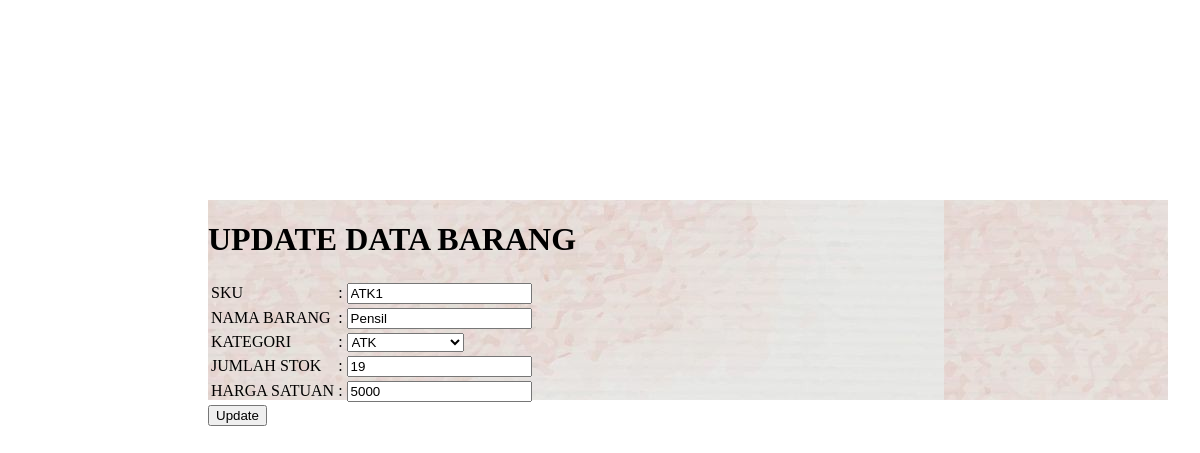
The app's page /update.php?sku=ATK1 with its own data.
### tables this page shows
CREATE TABLE `barang` (
  `sku` varchar(20) NOT NULL,
  `nama_barang` varchar(50) NOT NULL,
  `kategori` varchar(50) NOT NULL,
  `jumlah_stok` int(11) NOT NULL,
  `harga_satuan` varchar(30) NOT NULL
);

### conn.php (called while the page is built, shortened)
<?php
function connection() {
   $dbServer = 'localhost';
   $dbUser = 'root';
   $dbPass = '';
   $dbName = "UTS";
   $conn = mysqli_connect($dbServer, $dbUser, $dbPass);
   mysqli_select_db($conn,$dbName);
   return $conn;
}

### update.php (the view, shortened to what this page needs)
<?php
include('conn.php');
if ($_SERVER['REQUEST_METHOD'] === 'GET') {
	$sku = $_GET['sku'];
	$query_get = "SELECT * FROM barang WHERE sku = '$sku'";
	$result_get = mysqli_query(connection(), $query_get);
}
?>
<!DOCTYPE html>
<html>
<head>
	<link rel="stylesheet" type="text/css" href="960.css">
</head>
<body>
	<div class="container_12" style="background-image: url(foto.JPG); margin: 200px; height: 200px;">
		<h1>UPDATE DATA BARANG</h1>
		<form action="update.php" method="POST">
			<table>
				<?php while ($data = mysqli_fetch_array($result_get)) : ?>
					<tr>
						<td>
							<label>SKU </label>
						</td>
						<td>
							: <input type="text" name="sku" value="<?php echo $data['sku']; ?>">
						</td>
					</tr>
					<tr>
						<td>
							<label>NAMA BARANG</label>
						</td>
						<td>
							: <input type="text" name="nama_barang" value="<?php echo $data['nama_barang']; ?>">
						</td>
					</tr>
					<tr>
						<td>
							<label>KATEGORI</label>
						</td>
						<td>
							: <select name="kategori">
								<option value="ATK" <?php echo $data['kategori'] == 'ATK' ? 'selected="selected"' : '' ?>>ATK</option>
							</select>
						</td>
					</tr>
					<tr>
						<td>
							<label>JUMLAH STOK</label>
						</td>
						<td>
							: <input type="text" name="jumlah_stok" value="<?php echo $data['jumlah_stok']; ?>">
						</td>
					</tr>
					<tr>
						<td>
							<label>HARGA SATUAN</label>
						</td>
						<td>
							: <input type="text" name="harga_satuan" value="<?php echo $data['harga_satuan']; ?>">
						</td>
					</tr>
				<?php endwhile ?>
			</table>
			<input type="submit" name="submit" value="Update">
		</form>
	</div>
</body>
</html>

### 960.css (style rules this page uses)
body { min-width: 960px; }
.container_12, .container_16 { margin-left: auto; margin-right: auto; width: 960px; background-color: #fdfdfd }
.clearfix:before, .clearfix:after, .container_12:before, .container_12:after, .container_16:before, .container_16:after { content: '.'; display: block; overflow: hidden; visibility: hidden; font-size: 0; line-height: 0; width: 0; height: 0; }
.clearfix:after, .container_12:after, .container_16:after { clear: both; }
.clearfix, .container_12, .container_16 { zoom: 1; }

### records on screen
barang: sku "ATK1", nama_barang "Pensil", kategori "ATK", jumlah_stok "19", harga_satuan "5000"
